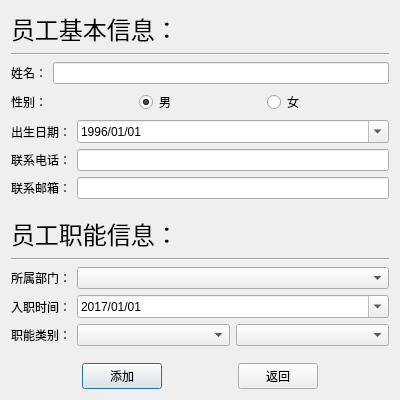
<?xml version="1.0" encoding="UTF-8"?>
<ui version="4.0">
 <class>addstaffinfo</class>
 <widget class="QDialog" name="addstaffinfo">
  <property name="geometry">
   <rect>
    <x>0</x>
    <y>0</y>
    <width>400</width>
    <height>400</height>
   </rect>
  </property>
  <property name="windowTitle">
   <string>录入员工信息</string>
  </property>
  <property name="windowIcon">
   <iconset resource="icon.qrc">
    <normaloff>:/ico/Database Add.ico</normaloff>:/ico/Database Add.ico</iconset>
  </property>
  <layout class="QGridLayout" name="gridLayout">
   <item row="0" column="0">
    <layout class="QVBoxLayout" name="verticalLayout_5">
     <item>
      <layout class="QVBoxLayout" name="verticalLayout_3" stretch="0,1,1,1,1,1">
       <item>
        <layout class="QVBoxLayout" name="verticalLayout_2">
         <item>
          <widget class="QLabel" name="label_7">
           <property name="sizePolicy">
            <sizepolicy hsizetype="Preferred" vsizetype="Preferred">
             <horstretch>0</horstretch>
             <verstretch>0</verstretch>
            </sizepolicy>
           </property>
           <property name="font">
            <font>
             <family>华文新魏</family>
             <pointsize>18</pointsize>
            </font>
           </property>
           <property name="text">
            <string>员工基本信息：</string>
           </property>
          </widget>
         </item>
         <item>
          <widget class="Line" name="line">
           <property name="orientation">
            <enum>Qt::Horizontal</enum>
           </property>
          </widget>
         </item>
        </layout>
       </item>
       <item>
        <layout class="QHBoxLayout" name="horizontalLayout_9">
         <item>
          <widget class="QLabel" name="label">
           <property name="text">
            <string>姓名：</string>
           </property>
          </widget>
         </item>
         <item>
          <widget class="QLineEdit" name="lineEdit">
           <property name="maxLength">
            <number>15</number>
           </property>
           <property name="clearButtonEnabled">
            <bool>true</bool>
           </property>
          </widget>
         </item>
        </layout>
       </item>
       <item>
        <layout class="QHBoxLayout" name="horizontalLayout_8">
         <item>
          <widget class="QLabel" name="label_2">
           <property name="text">
            <string>性别：</string>
           </property>
          </widget>
         </item>
         <item>
          <widget class="QRadioButton" name="radioButton">
           <property name="text">
            <string>男</string>
           </property>
           <property name="checked">
            <bool>true</bool>
           </property>
           <property name="autoRepeat">
            <bool>false</bool>
           </property>
          </widget>
         </item>
         <item>
          <widget class="QRadioButton" name="radioButton_2">
           <property name="text">
            <string>女</string>
           </property>
           <property name="checked">
            <bool>false</bool>
           </property>
          </widget>
         </item>
        </layout>
       </item>
       <item>
        <layout class="QHBoxLayout" name="horizontalLayout_7" stretch="0,1">
         <item>
          <widget class="QLabel" name="label_4">
           <property name="text">
            <string>出生日期：</string>
           </property>
          </widget>
         </item>
         <item>
          <widget class="QDateEdit" name="dateEdit_2">
           <property name="readOnly">
            <bool>false</bool>
           </property>
           <property name="displayFormat">
            <string>yyyy/MM/dd</string>
           </property>
           <property name="calendarPopup">
            <bool>true</bool>
           </property>
           <property name="date">
            <date>
             <year>1996</year>
             <month>1</month>
             <day>1</day>
            </date>
           </property>
          </widget>
         </item>
        </layout>
       </item>
       <item>
        <layout class="QHBoxLayout" name="horizontalLayout_6">
         <item>
          <widget class="QLabel" name="label_5">
           <property name="text">
            <string>联系电话：</string>
           </property>
          </widget>
         </item>
         <item>
          <widget class="QLineEdit" name="lineEdit_2">
           <property name="maxLength">
            <number>15</number>
           </property>
           <property name="clearButtonEnabled">
            <bool>true</bool>
           </property>
          </widget>
         </item>
        </layout>
       </item>
       <item>
        <layout class="QHBoxLayout" name="horizontalLayout_5">
         <item>
          <widget class="QLabel" name="label_6">
           <property name="text">
            <string>联系邮箱：</string>
           </property>
          </widget>
         </item>
         <item>
          <widget class="QLineEdit" name="lineEdit_3">
           <property name="maxLength">
            <number>30</number>
           </property>
           <property name="clearButtonEnabled">
            <bool>true</bool>
           </property>
          </widget>
         </item>
        </layout>
       </item>
      </layout>
     </item>
     <item>
      <spacer name="verticalSpacer">
       <property name="orientation">
        <enum>Qt::Vertical</enum>
       </property>
       <property name="sizeHint" stdset="0">
        <size>
         <width>20</width>
         <height>40</height>
        </size>
       </property>
      </spacer>
     </item>
     <item>
      <layout class="QVBoxLayout" name="verticalLayout" stretch="0,1,1,1,0,0">
       <item>
        <layout class="QVBoxLayout" name="verticalLayout_4">
         <item>
          <widget class="QLabel" name="label_8">
           <property name="sizePolicy">
            <sizepolicy hsizetype="Preferred" vsizetype="Preferred">
             <horstretch>0</horstretch>
             <verstretch>0</verstretch>
            </sizepolicy>
           </property>
           <property name="font">
            <font>
             <family>华文新魏</family>
             <pointsize>18</pointsize>
            </font>
           </property>
           <property name="text">
            <string>员工职能信息：</string>
           </property>
          </widget>
         </item>
         <item>
          <widget class="Line" name="line_2">
           <property name="orientation">
            <enum>Qt::Horizontal</enum>
           </property>
          </widget>
         </item>
        </layout>
       </item>
       <item>
        <layout class="QHBoxLayout" name="horizontalLayout_4" stretch="0,1">
         <item>
          <widget class="QLabel" name="label_9">
           <property name="text">
            <string>所属部门：</string>
           </property>
          </widget>
         </item>
         <item>
          <widget class="QComboBox" name="comboBox_3"/>
         </item>
        </layout>
       </item>
       <item>
        <layout class="QHBoxLayout" name="horizontalLayout_3" stretch="0,1">
         <item>
          <widget class="QLabel" name="label_3">
           <property name="text">
            <string>入职时间：</string>
           </property>
          </widget>
         </item>
         <item>
          <widget class="QDateEdit" name="dateEdit">
           <property name="displayFormat">
            <string>yyyy/MM/dd</string>
           </property>
           <property name="calendarPopup">
            <bool>true</bool>
           </property>
           <property name="date">
            <date>
             <year>2017</year>
             <month>1</month>
             <day>1</day>
            </date>
           </property>
          </widget>
         </item>
        </layout>
       </item>
       <item>
        <layout class="QHBoxLayout" name="horizontalLayout_2" stretch="0,1,1">
         <item>
          <widget class="QLabel" name="label_10">
           <property name="text">
            <string>职能类别：</string>
           </property>
          </widget>
         </item>
         <item>
          <widget class="QComboBox" name="comboBox"/>
         </item>
         <item>
          <widget class="QComboBox" name="comboBox_2"/>
         </item>
        </layout>
       </item>
       <item>
        <spacer name="verticalSpacer_2">
         <property name="orientation">
          <enum>Qt::Vertical</enum>
         </property>
         <property name="sizeHint" stdset="0">
          <size>
           <width>20</width>
           <height>40</height>
          </size>
         </property>
        </spacer>
       </item>
       <item>
        <layout class="QHBoxLayout" name="horizontalLayout">
         <item>
          <spacer name="horizontalSpacer">
           <property name="orientation">
            <enum>Qt::Horizontal</enum>
           </property>
           <property name="sizeHint" stdset="0">
            <size>
             <width>40</width>
             <height>20</height>
            </size>
           </property>
          </spacer>
         </item>
         <item>
          <widget class="QPushButton" name="pushButton">
           <property name="text">
            <string>添加</string>
           </property>
          </widget>
         </item>
         <item>
          <spacer name="horizontalSpacer_2">
           <property name="orientation">
            <enum>Qt::Horizontal</enum>
           </property>
           <property name="sizeHint" stdset="0">
            <size>
             <width>40</width>
             <height>20</height>
            </size>
           </property>
          </spacer>
         </item>
         <item>
          <widget class="QPushButton" name="pushButton_2">
           <property name="text">
            <string>返回</string>
           </property>
          </widget>
         </item>
         <item>
          <spacer name="horizontalSpacer_3">
           <property name="orientation">
            <enum>Qt::Horizontal</enum>
           </property>
           <property name="sizeHint" stdset="0">
            <size>
             <width>40</width>
             <height>20</height>
            </size>
           </property>
          </spacer>
         </item>
        </layout>
       </item>
      </layout>
     </item>
    </layout>
   </item>
  </layout>
 </widget>
 <resources>
  <include location="icon.qrc"/>
 </resources>
 <connections>
  <connection>
   <sender>pushButton</sender>
   <signal>clicked()</signal>
   <receiver>addstaffinfo</receiver>
   <slot>accept()</slot>
   <hints>
    <hint type="sourcelabel">
     <x>127</x>
     <y>374</y>
    </hint>
    <hint type="destinationlabel">
     <x>198</x>
     <y>375</y>
    </hint>
   </hints>
  </connection>
  <connection>
   <sender>pushButton_2</sender>
   <signal>clicked()</signal>
   <receiver>addstaffinfo</receiver>
   <slot>reject()</slot>
   <hints>
    <hint type="sourcelabel">
     <x>283</x>
     <y>379</y>
    </hint>
    <hint type="destinationlabel">
     <x>365</x>
     <y>380</y>
    </hint>
   </hints>
  </connection>
 </connections>
</ui>
